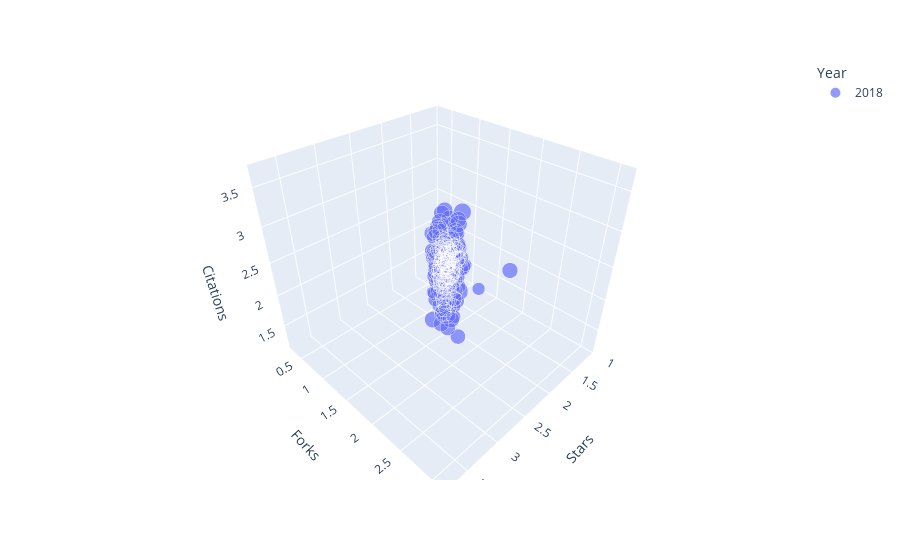

The cell this chart's notebook holds for it:
### Code cell
target_year = str(2018)
fig = px.scatter_3d(df_all.loc[df_all['Year'] == target_year],
                    x='Stars', y='Forks', z='Citations',
                    color='Year', size='Citations', size_max=20)
fig.show()

### Figure 1 — Plotly figure (JSON) as saved in the notebook; plotly's stock layout.template omitted (floating-point values rounded to 4 significant figures; data arrays with more than 128 entries replaced by an {"elided": "..."} marker saying what was removed)
{"data": [{"hovertemplate": "Year=2018<br>Stars=%{x}<br>Forks=%{y}<br>Citations=%{marker.size}<extra></extra>", "legendgroup": "2018", "marker": {"color": "#636efa", "size": {"elided": "194 float values"}, "sizemode": "area", "sizeref": 0.009216, "symbol": "circle"}, "mode": "markers", "name": "2018", "scene": "scene", "showlegend": true, "type": "scatter3d", "x": {"elided": "194 float values"}, "y": {"elided": "194 float values"}, "z": {"elided": "194 float values"}}], "layout": {"legend": {"itemsizing": "constant", "title": {"text": "Year"}, "tracegroupgap": 0}, "margin": {"t": 60}, "scene": {"domain": {"x": [0, 1], "y": [0, 1]}, "xaxis": {"title": {"text": "Stars"}}, "yaxis": {"title": {"text": "Forks"}}, "zaxis": {"title": {"text": "Citations"}}}}}
